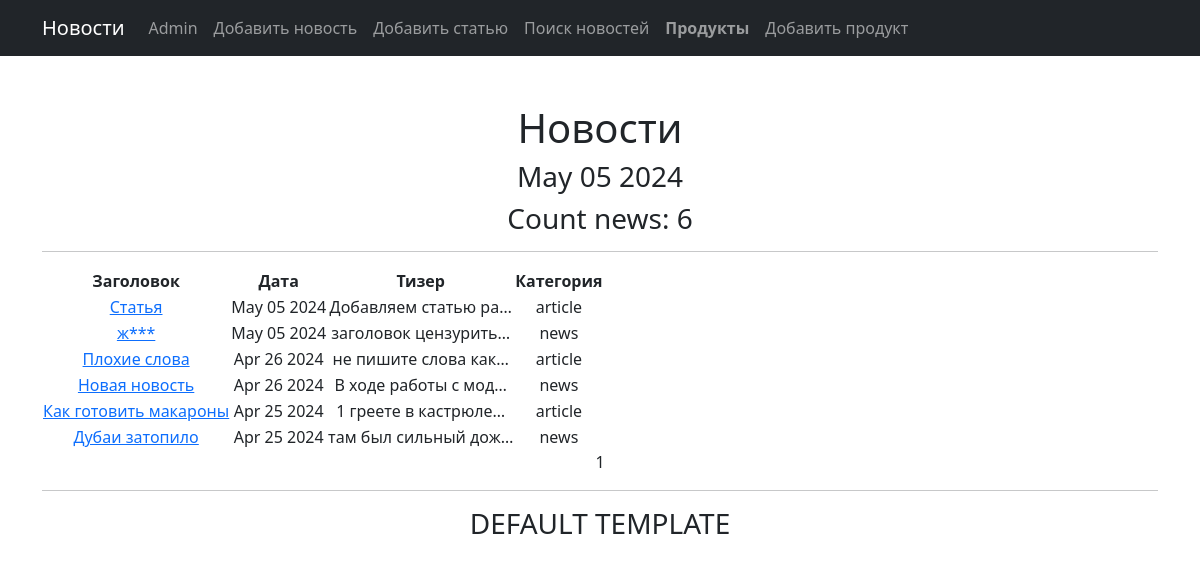
The page / on the database its author committed.
### news/models.py (models this page shows, shortened)
class Post(models.Model):
    article = 'article'
    news = 'news'
    post_type = [
        (article, 'Статья'),
        (news, 'Новость'),
    ]
    author = models.ForeignKey(Author, on_delete=models.CASCADE)
    type = models.CharField(max_length=255, choices=post_type, default=article)
    date_add = models.DateTimeField(auto_now_add=True)
    category = models.ManyToManyField(Category, through='PostCategory')
    rating = models.IntegerField(default=0)
    title = models.CharField(max_length=255)
    text = models.TextField()

### news/views.py (the view)
# urls.py: path('', NewsList.as_view(), name='news_list'),
class NewsList(ListView):
    model = Post
    ordering = '-date_add'
    template_name = 'news.html'
    context_object_name = 'news'
    paginate_by = 10
    def get_queryset(self):
        queryset = super().get_queryset()
        self.filterset = PostFilter(self.request.GET, queryset)
        return self.filterset.qs

### news/templatetags/my_filters.py (called while the page is built)
@register.filter(name='censor')
def censor(value):
    if not isinstance(value, str):
        raise TypeError("Входной аргумент должен быть строкой")
    censored_words = ["попа", "жопа", "какашки"]
    regex_pattern = r"\b(" + "|".join(map(re.escape, censored_words)) + r")\b"
    censored_text = re.sub(regex_pattern, lambda match: match.group()[0] + '*' * (len(match.group()) - 1), value)
    return censored_text

### simpleapp/templatetags/custom_tags.py (called while the page is built)
@register.simple_tag()
def current_time(format_string='%b %d %Y'):
   return datetime.utcnow().strftime(format_string)

### templates/news.html (shortened to what this page needs)
{% extends 'flatpages/default.html' %}
{% load my_filters %}
{% load custom_tags %}
{% block content %}
   <h1>Новости</h1>
    <h3>{% current_time '%b %d %Y' %}</h3>
    <h3>Count news: {{ news|length }}</h3>
   <hr>
   {% if news %}
       <table>
           <tr>
               <td><b>Заголовок</b></td>
               <td><b>Дата</b></td>
               <td><b>Тизер</b></td>
               <td><b>Категория</b></td>
           </tr>
           {% for one_news in news %}
           <tr>
               <td><a href="{{ one_news.id }}">{{ one_news.title|censor }}</a></td>
               <td>{{ one_news.date_add|date:'M d Y' }}</td>
               <td>{{ one_news.text|truncatechars:20|censor }}</td>
               <td>{{ one_news.type }}</td>
           </tr>
           {% endfor %}
       </table>
   {% else %}
       <h2>Новостей нет!</h2>
   {% endif %}
   {{ page_obj.number }}
{% endblock content %}

### templates/flatpages/default.html (shortened to what this page needs)
<!DOCTYPE html>
<html lang="en">
    <head>
        {% load static %}
        <link href="{% static 'css/styles.css' %}" rel="stylesheet" />
    </head>
    <body>
        <nav class="navbar navbar-expand-lg navbar-dark bg-dark static-top">
           <div class="container">
               <a class="navbar-brand" href="/news">Новости</a>
               <div class="collapse navbar-collapse" id="navbarResponsive">
                   <ul class="navbar-nav ml-auto">
                       <li class="nav-item">
                           <a class="nav-link" href="/admin">Admin</a>
                       </li>
                       <li class="nav-item">
                           <a class="nav-link" href="/create_news">Добавить новость</a>
                       </li>
                       <li class="nav-item">
                           <a class="nav-link" href="/create_article">Добавить статью</a>
                       </li>
                       <li class="nav-item">
                           <a class="nav-link" href="/news/search">Поиск новостей</a>
                       </li>
                       <li class="nav-item">
                           <a class="nav-link" href="/products/"><strong>Продукты</strong></a>
                       </li>
                       <li class="nav-item">
                           <a class="nav-link" href="/products/create">Добавить продукт</a>
                       </li>
                   </ul>
               </div>
           </div>
        </nav>
        <div class="container">
            <div class="text-center mt-5">
                {% block content %}{% endblock content %}
                <hr>
                <h3>DEFAULT TEMPLATE</h3>
            </div>
        </div>
    </body>
</html>
</head>
<body>
</body>
</html>

### rows shown on the page
Post: title|censor "Статья", date_add "May 05 2024", text|censor "Добавляем статью ра…", type "article"
Post: title|censor "ж***", date_add "May 05 2024", text|censor "заголовок цензурить…", type "news"
Post: title|censor "Плохие слова", date_add "Apr 26 2024", text|censor "не пишите слова как…", type "article"
Post: title|censor "Новая новость", date_add "Apr 26 2024", text|censor "В ходе работы с мод…", type "news"
Post: title|censor "Как готовить макароны", date_add "Apr 25 2024", text|censor "1 греете в кастрюле…", type "article"
Post: title|censor "Дубаи затопило", date_add "Apr 25 2024", text|censor "там был сильный дож…", type "news"

### other values the page prints
{{ news|length }} "6"
{{ page_obj.number }} "1"
